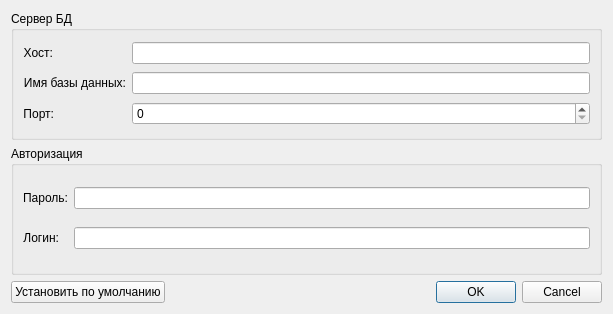
<?xml version="1.0" encoding="UTF-8"?>
<ui version="4.0">
 <class>Settings</class>
 <widget class="QDialog" name="Settings">
  <property name="geometry">
   <rect>
    <x>0</x>
    <y>0</y>
    <width>613</width>
    <height>314</height>
   </rect>
  </property>
  <property name="minimumSize">
   <size>
    <width>613</width>
    <height>314</height>
   </size>
  </property>
  <property name="maximumSize">
   <size>
    <width>613</width>
    <height>314</height>
   </size>
  </property>
  <property name="windowTitle">
   <string>Dialog</string>
  </property>
  <layout class="QGridLayout" name="gridLayout_2">
   <item row="0" column="0">
    <layout class="QVBoxLayout" name="verticalLayout">
     <item>
      <widget class="QGroupBox" name="groupBox_2">
       <property name="title">
        <string>Сервер БД</string>
       </property>
       <layout class="QGridLayout" name="gridLayout_3">
        <item row="2" column="0">
         <widget class="QLabel" name="lb_host">
          <property name="sizePolicy">
           <sizepolicy hsizetype="Fixed" vsizetype="Minimum">
            <horstretch>35</horstretch>
            <verstretch>0</verstretch>
           </sizepolicy>
          </property>
          <property name="text">
           <string>Хост:</string>
          </property>
          <property name="alignment">
           <set>Qt::AlignRight|Qt::AlignTrailing|Qt::AlignVCenter</set>
          </property>
         </widget>
        </item>
        <item row="5" column="1">
         <widget class="QSpinBox" name="spB_port">
          <property name="sizePolicy">
           <sizepolicy hsizetype="Preferred" vsizetype="Fixed">
            <horstretch>0</horstretch>
            <verstretch>0</verstretch>
           </sizepolicy>
          </property>
          <property name="maximum">
           <number>65535</number>
          </property>
         </widget>
        </item>
        <item row="2" column="1">
         <widget class="QLineEdit" name="le_host">
          <property name="sizePolicy">
           <sizepolicy hsizetype="Minimum" vsizetype="Fixed">
            <horstretch>0</horstretch>
            <verstretch>0</verstretch>
           </sizepolicy>
          </property>
         </widget>
        </item>
        <item row="3" column="0">
         <widget class="QLabel" name="lb_dbName">
          <property name="sizePolicy">
           <sizepolicy hsizetype="Maximum" vsizetype="Preferred">
            <horstretch>0</horstretch>
            <verstretch>0</verstretch>
           </sizepolicy>
          </property>
          <property name="text">
           <string>Имя базы данных:</string>
          </property>
          <property name="alignment">
           <set>Qt::AlignRight|Qt::AlignTrailing|Qt::AlignVCenter</set>
          </property>
         </widget>
        </item>
        <item row="3" column="1">
         <widget class="QLineEdit" name="le_dbName">
          <property name="sizePolicy">
           <sizepolicy hsizetype="Preferred" vsizetype="Fixed">
            <horstretch>0</horstretch>
            <verstretch>0</verstretch>
           </sizepolicy>
          </property>
         </widget>
        </item>
        <item row="5" column="0">
         <widget class="QLabel" name="lb_port">
          <property name="sizePolicy">
           <sizepolicy hsizetype="Maximum" vsizetype="Preferred">
            <horstretch>0</horstretch>
            <verstretch>0</verstretch>
           </sizepolicy>
          </property>
          <property name="text">
           <string>Порт:</string>
          </property>
          <property name="alignment">
           <set>Qt::AlignRight|Qt::AlignTrailing|Qt::AlignVCenter</set>
          </property>
         </widget>
        </item>
       </layout>
      </widget>
     </item>
     <item>
      <widget class="QGroupBox" name="groupBox">
       <property name="title">
        <string>Авторизация</string>
       </property>
       <layout class="QGridLayout" name="gridLayout">
        <item row="1" column="2">
         <widget class="QLineEdit" name="le_login">
          <property name="sizePolicy">
           <sizepolicy hsizetype="Preferred" vsizetype="Fixed">
            <horstretch>0</horstretch>
            <verstretch>0</verstretch>
           </sizepolicy>
          </property>
         </widget>
        </item>
        <item row="1" column="1">
         <widget class="QLabel" name="lb_login">
          <property name="sizePolicy">
           <sizepolicy hsizetype="Maximum" vsizetype="Preferred">
            <horstretch>0</horstretch>
            <verstretch>0</verstretch>
           </sizepolicy>
          </property>
          <property name="text">
           <string>Логин:</string>
          </property>
          <property name="alignment">
           <set>Qt::AlignRight|Qt::AlignTrailing|Qt::AlignVCenter</set>
          </property>
         </widget>
        </item>
        <item row="0" column="2">
         <widget class="QLineEdit" name="le_pass">
          <property name="sizePolicy">
           <sizepolicy hsizetype="Preferred" vsizetype="Fixed">
            <horstretch>0</horstretch>
            <verstretch>0</verstretch>
           </sizepolicy>
          </property>
         </widget>
        </item>
        <item row="0" column="1">
         <widget class="QLabel" name="lb_pass">
          <property name="sizePolicy">
           <sizepolicy hsizetype="Maximum" vsizetype="Preferred">
            <horstretch>0</horstretch>
            <verstretch>0</verstretch>
           </sizepolicy>
          </property>
          <property name="text">
           <string>Пароль:</string>
          </property>
          <property name="alignment">
           <set>Qt::AlignRight|Qt::AlignTrailing|Qt::AlignVCenter</set>
          </property>
         </widget>
        </item>
       </layout>
      </widget>
     </item>
     <item>
      <layout class="QHBoxLayout" name="horizontalLayout">
       <item>
        <widget class="QPushButton" name="def_Button">
         <property name="text">
          <string>Установить по умолчанию</string>
         </property>
        </widget>
       </item>
       <item>
        <widget class="QDialogButtonBox" name="bb_Box">
         <property name="orientation">
          <enum>Qt::Horizontal</enum>
         </property>
         <property name="standardButtons">
          <set>QDialogButtonBox::Cancel|QDialogButtonBox::Ok</set>
         </property>
        </widget>
       </item>
      </layout>
     </item>
    </layout>
   </item>
  </layout>
 </widget>
 <resources/>
 <connections/>
</ui>
